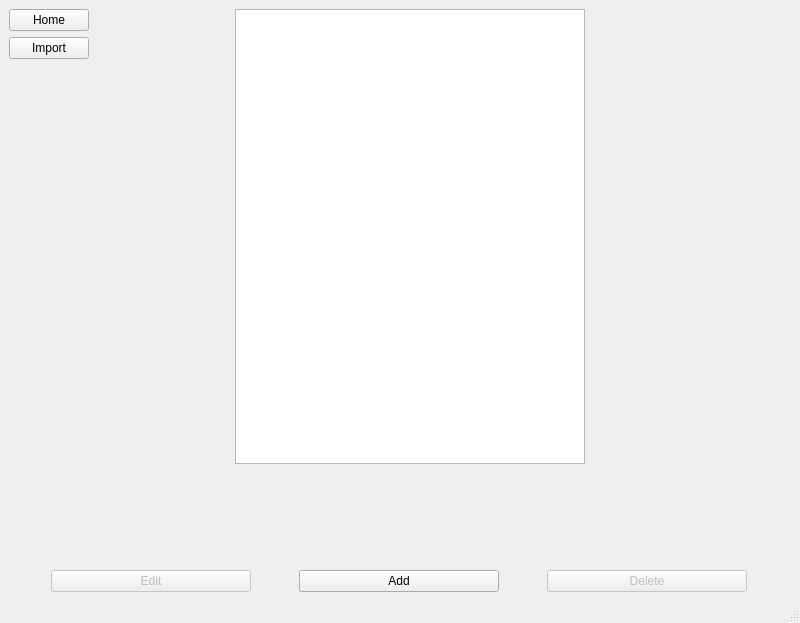
<?xml version="1.0" encoding="UTF-8"?>
<ui version="4.0">
 <class>MainWindow</class>
 <widget class="QMainWindow" name="MainWindow">
  <property name="geometry">
   <rect>
    <x>0</x>
    <y>0</y>
    <width>800</width>
    <height>623</height>
   </rect>
  </property>
  <property name="windowTitle">
   <string>MainWindow</string>
  </property>
  <widget class="QWidget" name="centralwidget">
   <layout class="QGridLayout" name="gridLayout">
    <item row="2" column="0" colspan="4">
     <layout class="QHBoxLayout" name="horizontalLayout">
      <item>
       <widget class="QPushButton" name="Edit">
        <property name="enabled">
         <bool>false</bool>
        </property>
        <property name="sizePolicy">
         <sizepolicy hsizetype="Fixed" vsizetype="Fixed">
          <horstretch>0</horstretch>
          <verstretch>0</verstretch>
         </sizepolicy>
        </property>
        <property name="maximumSize">
         <size>
          <width>200</width>
          <height>16777215</height>
         </size>
        </property>
        <property name="text">
         <string>Edit</string>
        </property>
       </widget>
      </item>
      <item>
       <widget class="QPushButton" name="Add">
        <property name="sizePolicy">
         <sizepolicy hsizetype="Fixed" vsizetype="Fixed">
          <horstretch>0</horstretch>
          <verstretch>0</verstretch>
         </sizepolicy>
        </property>
        <property name="maximumSize">
         <size>
          <width>200</width>
          <height>16777215</height>
         </size>
        </property>
        <property name="text">
         <string>Add</string>
        </property>
       </widget>
      </item>
      <item>
       <widget class="QPushButton" name="Delete">
        <property name="enabled">
         <bool>false</bool>
        </property>
        <property name="sizePolicy">
         <sizepolicy hsizetype="Fixed" vsizetype="Fixed">
          <horstretch>0</horstretch>
          <verstretch>0</verstretch>
         </sizepolicy>
        </property>
        <property name="maximumSize">
         <size>
          <width>200</width>
          <height>16777215</height>
         </size>
        </property>
        <property name="text">
         <string>Delete</string>
        </property>
       </widget>
      </item>
     </layout>
    </item>
    <item row="0" column="2">
     <widget class="QListWidget" name="Blist"/>
    </item>
    <item row="0" column="3">
     <spacer name="horizontalSpacer_2">
      <property name="orientation">
       <enum>Qt::Horizontal</enum>
      </property>
      <property name="sizeType">
       <enum>QSizePolicy::Preferred</enum>
      </property>
      <property name="sizeHint" stdset="0">
       <size>
        <width>200</width>
        <height>20</height>
       </size>
      </property>
     </spacer>
    </item>
    <item row="1" column="2">
     <spacer name="verticalSpacer">
      <property name="orientation">
       <enum>Qt::Vertical</enum>
      </property>
      <property name="sizeType">
       <enum>QSizePolicy::Preferred</enum>
      </property>
      <property name="sizeHint" stdset="0">
       <size>
        <width>20</width>
        <height>100</height>
       </size>
      </property>
     </spacer>
    </item>
    <item row="0" column="0" colspan="2">
     <layout class="QVBoxLayout" name="verticalLayout_5">
      <item>
       <layout class="QHBoxLayout" name="horizontalLayout_2">
        <item>
         <layout class="QVBoxLayout" name="verticalLayout_6">
          <item>
           <widget class="QPushButton" name="Main">
            <property name="text">
             <string>Home</string>
            </property>
           </widget>
          </item>
          <item>
           <widget class="QPushButton" name="Import">
            <property name="sizePolicy">
             <sizepolicy hsizetype="Ignored" vsizetype="Fixed">
              <horstretch>0</horstretch>
              <verstretch>0</verstretch>
             </sizepolicy>
            </property>
            <property name="maximumSize">
             <size>
              <width>16777215</width>
              <height>16777215</height>
             </size>
            </property>
            <property name="text">
             <string>Import</string>
            </property>
           </widget>
          </item>
          <item>
           <spacer name="verticalSpacer_2">
            <property name="orientation">
             <enum>Qt::Vertical</enum>
            </property>
            <property name="sizeHint" stdset="0">
             <size>
              <width>0</width>
              <height>40</height>
             </size>
            </property>
           </spacer>
          </item>
         </layout>
        </item>
        <item>
         <spacer name="horizontalSpacer_3">
          <property name="orientation">
           <enum>Qt::Horizontal</enum>
          </property>
          <property name="sizeType">
           <enum>QSizePolicy::Preferred</enum>
          </property>
          <property name="sizeHint" stdset="0">
           <size>
            <width>140</width>
            <height>20</height>
           </size>
          </property>
         </spacer>
        </item>
       </layout>
      </item>
      <item>
       <spacer name="horizontalSpacer">
        <property name="orientation">
         <enum>Qt::Horizontal</enum>
        </property>
        <property name="sizeType">
         <enum>QSizePolicy::Preferred</enum>
        </property>
        <property name="sizeHint" stdset="0">
         <size>
          <width>200</width>
          <height>20</height>
         </size>
        </property>
       </spacer>
      </item>
     </layout>
    </item>
   </layout>
  </widget>
  <widget class="QStatusBar" name="statusbar"/>
 </widget>
 <resources/>
 <connections/>
</ui>
